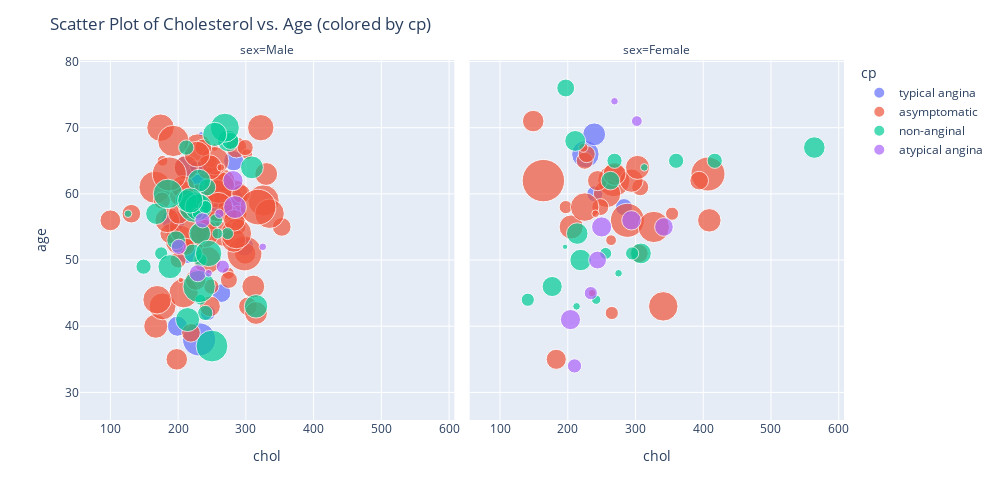

Notebook cell for this chart:
### Code cell
fig = px.scatter( df,  x='chol',  y='age',  color='cp',  size='oldpeak',  size_max=30,  hover_name='exang',  facet_col='sex'  )
fig.update_layout(width=1000, height=500)
fig.update_layout(title_text='Scatter Plot of Cholesterol vs. Age (colored by cp)')
fig.show()

### Figure 1 — Plotly figure (JSON) as saved in the notebook; plotly's stock layout.template omitted (floating-point values rounded to 4 significant figures)
{"data": [{"hovertemplate": "<b>%{hovertext}</b><br><br>cp=typical angina<br>sex=Male<br>chol=%{x}<br>age=%{y}<br>oldpeak=%{marker.size}<extra></extra>", "hovertext": [false, true, true, true, false, false, false, false, false, false, false, false, false, true, false, false, false, false, false], "legendgroup": "typical angina", "marker": {"color": "#636efa", "size": [2.3, 1.8, 1.4, 1.4, 0, 0, 1.4, 0.2, 1.2, 0.8, 4.2, 0.1, 0, 3.8, 1.9, 2.6, 0.8, 0.6, 1.2], "sizemode": "area", "sizeref": 0.006889, "symbol": "circle"}, "mode": "markers", "name": "typical angina", "orientation": "v", "showlegend": true, "type": "scatter", "x": [233, 211, 199, 213, 182, 186, 282, 288, 298, 244, 270, 234, 273, 231, 193, 234, 204, 227, 264], "xaxis": "x", "y": [63, 64, 40, 51, 34, 52, 65, 59, 52, 42, 59, 69, 59, 38, 56, 61, 59, 64, 45], "yaxis": "y"}, {"hovertemplate": "<b>%{hovertext}</b><br><br>cp=typical angina<br>sex=Female<br>chol=%{x}<br>age=%{y}<br>oldpeak=%{marker.size}<extra></extra>", "hovertext": [false, false, false, false], "legendgroup": "typical angina", "marker": {"color": "#636efa", "size": [1, 2.6, 1.8, 0.9], "sizemode": "area", "sizeref": 0.006889, "symbol": "circle"}, "mode": "markers", "name": "typical angina", "orientation": "v", "showlegend": false, "type": "scatter", "x": [283, 226, 239, 240], "xaxis": "x2", "y": [58, 66, 69, 60], "yaxis": "y2"}, {"hovertemplate": "<b>%{hovertext}</b><br><br>cp=asymptomatic<br>sex=Male<br>chol=%{x}<br>age=%{y}<br>oldpeak=%{marker.size}<extra></extra>", "hovertext": [true, true, false, true, false, false, true, false, true, true, false, false, true, true, true, false, false, false, true, true, false, true, false, true, true, false, true, false, false, true, true, true, false, true, true, false, false, true, true, false, true, true, false, true, true, true, true, true, true, false, true, true, false, true, false, false, true, true, true, true, false, true, false, true, false, true, true, false, true, true, true, false, false, true, false, true, true, true, true, false, false, false, true, false, true, false, true, false, true, true, false, true, false, true, true, false, false, true, true, false, false, true, true, true], "legendgroup": "asymptomatic", "marker": {"color": "#EF553B", "size": [1.5, 2.6, 1.4, 3.1, 0.4, 1.2, 2.4, 1.5, 2, 1.4, 0.5, 0, 2.5, 0.6, 1.2, 2.6, 0.4, 0, 1.4, 2.2, 0, 2.2, 1.4, 2.8, 3.4, 0.2, 1.8, 0.6, 0, 2.8, 0.8, 3, 0.4, 0, 1.2, 0, 0, 0, 3.6, 1.2, 1.2, 1.8, 2.8, 0, 5.6, 2.8, 0, 2.6, 1.6, 1, 0.8, 2.2, 2.4, 1.6, 0, 1.2, 0, 0, 0, 0, 2, 1.2, 0.1, 2.1, 0.5, 4.2, 0.9, 0, 0, 3, 0.9, 0, 0, 2, 0.1, 0, 0.1, 3.2, 1.6, 0.8, 1, 0.1, 1, 1, 1.5, 2, 0.2, 1.2, 3.6, 1.8, 0, 1.9, 2.3, 1.8, 3, 0, 4.4, 2.8, 4, 1, 3.4, 1.2, 1.5, 1.5], "sizemode": "area", "sizeref": 0.006889, "symbol": "circle"}, "mode": "markers", "name": "asymptomatic", "orientation": "v", "showlegend": true, "type": "scatter", "x": [286, 229, 254, 203, 192, 239, 206, 247, 167, 230, 234, 226, 177, 276, 353, 243, 177, 290, 253, 266, 172, 216, 188, 282, 326, 254, 267, 248, 197, 258, 270, 208, 302, 255, 239, 222, 260, 177, 260, 219, 249, 330, 254, 256, 217, 239, 261, 174, 198, 289, 289, 246, 322, 299, 300, 293, 304, 207, 282, 226, 212, 274, 233, 184, 274, 298, 299, 211, 309, 259, 200, 230, 271, 282, 204, 206, 212, 286, 283, 249, 237, 234, 275, 212, 201, 218, 263, 303, 166, 315, 223, 207, 228, 311, 335, 203, 318, 169, 187, 176, 193, 131, 226, 100], "xaxis": "x", "y": [67, 67, 63, 53, 57, 54, 60, 43, 40, 60, 59, 42, 43, 57, 55, 50, 65, 44, 60, 54, 41, 58, 54, 60, 59, 67, 62, 65, 44, 60, 58, 45, 66, 52, 59, 48, 45, 59, 61, 39, 56, 63, 65, 48, 55, 54, 51, 70, 35, 57, 55, 64, 70, 51, 58, 60, 77, 57, 35, 53, 64, 57, 52, 56, 48, 51, 67, 43, 45, 58, 50, 52, 59, 53, 47, 54, 66, 54, 56, 46, 67, 58, 47, 52, 57, 58, 64, 43, 61, 42, 40, 61, 66, 46, 57, 61, 58, 44, 63, 59, 68, 57, 47, 56], "yaxis": "y"}, {"hovertemplate": "<b>%{hovertext}</b><br><br>cp=asymptomatic<br>sex=Female<br>chol=%{x}<br>age=%{y}<br>oldpeak=%{marker.size}<extra></extra>", "hovertext": [false, true, false, false, true, false, false, false, false, false, true, true, false, false, true, false, false, false, true, false, true, false, false, true, false, true, true, true, true, false, true, true, false, false, false, false, true, true, true, true], "legendgroup": "asymptomatic", "marker": {"color": "#EF553B", "size": [3.6, 0.6, 1, 0, 1.2, 0.4, 0, 6.2, 2.6, 0, 1, 3, 1.4, 4, 4, 0, 0.6, 1, 0, 1.2, 1.9, 0, 1.9, 0.2, 0, 0, 1.4, 1, 0, 2, 1.8, 3.4, 0, 0.3, 1.6, 0.6, 2, 2.8, 0, 0.2], "sizemode": "area", "sizeref": 0.006889, "symbol": "circle"}, "mode": "markers", "name": "asymptomatic", "orientation": "v", "showlegend": false, "type": "scatter", "x": [268, 354, 225, 330, 305, 264, 234, 164, 258, 303, 307, 341, 183, 407, 288, 209, 265, 248, 249, 394, 409, 305, 294, 236, 254, 325, 244, 228, 243, 303, 269, 327, 269, 223, 149, 197, 205, 225, 197, 241], "xaxis": "x2", "y": [62, 57, 65, 61, 51, 53, 53, 62, 60, 57, 61, 43, 35, 63, 56, 62, 42, 58, 59, 62, 56, 60, 62, 45, 50, 64, 62, 66, 46, 64, 63, 55, 49, 67, 71, 58, 55, 58, 63, 57], "yaxis": "y2"}, {"hovertemplate": "<b>%{hovertext}</b><br><br>cp=non-anginal<br>sex=Male<br>chol=%{x}<br>age=%{y}<br>oldpeak=%{marker.size}<extra></extra>", "hovertext": [false, true, false, false, false, false, true, true, false, false, false, false, false, false, false, false, false, false, true, false, false, false, false, false, false, true, false, true, false, true, true, false, false, false, false, true, false, false, false, false, false, false, false, false, false, false, false, false, false], "legendgroup": "non-anginal", "marker": {"color": "#00cc96", "size": [3.5, 0.6, 0.5, 1.6, 3.2, 0, 0.4, 1, 1.6, 2.5, 0.6, 1.2, 0.6, 0.5, 3, 1.6, 3.6, 0, 1.6, 0, 0, 1.8, 2, 0.4, 0, 1.2, 0.4, 0, 2.4, 1.8, 0.6, 0, 0, 1, 0, 2.9, 1.9, 0, 0.8, 2, 0, 0.2, 2, 0.8, 0, 2.2, 0, 0, 0.8], "sizemode": "area", "sizeref": 0.006889, "symbol": "circle"}, "mode": "markers", "name": "non-anginal", "orientation": "v", "showlegend": true, "type": "scatter", "x": [250, 256, 199, 168, 224, 335, 233, 243, 212, 230, 175, 197, 233, 273, 185, 232, 231, 321, 274, 235, 257, 231, 188, 229, 211, 222, 258, 227, 245, 309, 240, 243, 250, 277, 255, 269, 315, 246, 240, 254, 196, 126, 214, 149, 226, 218, 180, 253, 212], "xaxis": "x", "y": [37, 56, 52, 57, 58, 64, 44, 61, 59, 58, 51, 53, 50, 54, 60, 54, 46, 39, 68, 44, 47, 62, 49, 57, 58, 51, 54, 51, 51, 64, 58, 47, 41, 68, 48, 70, 43, 53, 42, 69, 50, 57, 41, 49, 44, 59, 42, 47, 67], "yaxis": "y"}, {"hovertemplate": "<b>%{hovertext}</b><br><br>cp=non-anginal<br>sex=Female<br>chol=%{x}<br>age=%{y}<br>oldpeak=%{marker.size}<extra></extra>", "hovertext": [false, false, false, false, true, false, false, false, false, false, false, false, false, false, false, false, false, false, false, false, false, true, false, false, false, false, false, false, false, false, false, false, false, false], "legendgroup": "non-anginal", "marker": {"color": "#00cc96", "size": [0.2, 1.6, 0, 0.8, 1.4, 0, 0.8, 0.8, 1.5, 0.5, 0.6, 0, 0, 1.2, 0.2, 0, 1.6, 1.6, 1.5, 0.2, 0, 0, 0, 0, 0, 0.1, 0, 0, 0.6, 0, 1.1, 0.3, 0, 0], "sizemode": "area", "sizeref": 0.006889, "symbol": "circle"}, "mode": "markers", "name": "non-anginal", "orientation": "v", "showlegend": false, "type": "scatter", "x": [275, 219, 340, 417, 177, 304, 269, 360, 308, 256, 141, 252, 265, 263, 213, 318, 564, 214, 211, 313, 215, 268, 267, 199, 277, 196, 201, 178, 295, 209, 197, 242, 278, 220], "xaxis": "x2", "y": [48, 50, 58, 65, 46, 54, 65, 65, 51, 51, 44, 63, 71, 62, 43, 60, 67, 54, 68, 64, 37, 41, 54, 39, 67, 52, 54, 60, 51, 42, 76, 44, 66, 39], "yaxis": "y2"}, {"hovertemplate": "<b>%{hovertext}</b><br><br>cp=atypical angina<br>sex=Male<br>chol=%{x}<br>age=%{y}<br>oldpeak=%{marker.size}<extra></extra>", "hovertext": [false, false, false, false, false, false, false, false, false, false, false, false, false, false, true, false, false, false, true, false, false, false, false, false, false, false, false, false, false, false, false], "legendgroup": "atypical angina", "marker": {"color": "#ab63fa", "size": [0.8, 0, 1, 0.6, 1.8, 0, 0.2, 0.2, 0.8, 0, 0, 0, 0, 1.4, 0, 0, 0, 0, 0, 0, 0, 0, 0, 0, 0, 0.3, 0, 0, 0, 0, 0], "sizemode": "area", "sizeref": 0.006889, "symbol": "circle"}, "mode": "markers", "name": "atypical angina", "orientation": "v", "showlegend": true, "type": "scatter", "x": [236, 263, 229, 266, 284, 219, 245, 325, 201, 309, 203, 220, 204, 281, 221, 205, 308, 197, 246, 283, 262, 295, 235, 208, 245, 261, 232, 192, 221, 240, 157], "xaxis": "x", "y": [56, 44, 48, 49, 58, 44, 48, 52, 52, 54, 41, 44, 29, 62, 59, 52, 45, 46, 66, 54, 55, 42, 41, 62, 70, 57, 57, 35, 56, 56, 41], "yaxis": "y"}, {"hovertemplate": "<b>%{hovertext}</b><br><br>cp=atypical angina<br>sex=Female<br>chol=%{x}<br>age=%{y}<br>oldpeak=%{marker.size}<extra></extra>", "hovertext": [false, false, false, false, false, false, true, false, false, false, false, false, true, false, false, false, false, false], "legendgroup": "atypical angina", "marker": {"color": "#ab63fa", "size": [1.4, 1.3, 0.4, 0, 0.6, 1.4, 0, 0, 0, 1.1, 0, 0.7, 0.2, 0, 0, 0, 1.2, 0], "sizemode": "area", "sizeref": 0.006889, "symbol": "circle"}, "mode": "markers", "name": "atypical angina", "orientation": "v", "showlegend": false, "type": "scatter", "x": [204, 294, 302, 198, 234, 250, 288, 160, 195, 244, 204, 210, 269, 271, 306, 319, 342, 236], "xaxis": "x2", "y": [41, 56, 71, 41, 45, 55, 54, 45, 63, 50, 46, 34, 74, 49, 41, 58, 55, 57], "yaxis": "y2"}], "layout": {"annotations": [{"font": {}, "showarrow": false, "text": "sex=Male", "x": 0.245, "xanchor": "center", "xref": "paper", "y": 1, "yanchor": "bottom", "yref": "paper"}, {"font": {}, "showarrow": false, "text": "sex=Female", "x": 0.755, "xanchor": "center", "xref": "paper", "y": 1, "yanchor": "bottom", "yref": "paper"}], "height": 500, "legend": {"itemsizing": "constant", "title": {"text": "cp"}, "tracegroupgap": 0}, "margin": {"t": 60}, "title": {"text": "Scatter Plot of Cholesterol vs. Age (colored by cp)"}, "width": 1000, "xaxis": {"anchor": "y", "domain": [0, 0.49], "title": {"text": "chol"}}, "xaxis2": {"anchor": "y2", "domain": [0.51, 1], "matches": "x", "title": {"text": "chol"}}, "yaxis": {"anchor": "x", "domain": [0, 1], "title": {"text": "age"}}, "yaxis2": {"anchor": "x2", "domain": [0, 1], "matches": "y", "showticklabels": false}}}
